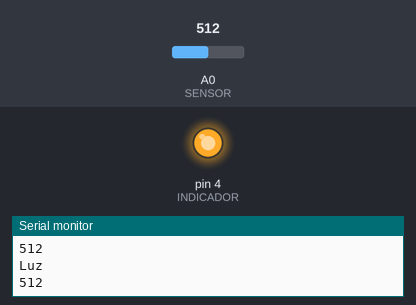
Simulated run of this sketch. Board: Arduino Uno, built with avr-gcc and run on an emulated ATmega328P. On the bench: output pins drawn as LEDs (lit = HIGH), the last lines printed to the serial monitor. Inputs (shaded band) come from the test bench; at power-on: A0 (SENSOR) = 512.

Above: at 1.2 s.
1.3 s: A0 (SENSOR) set to 491
At 2.5 s:
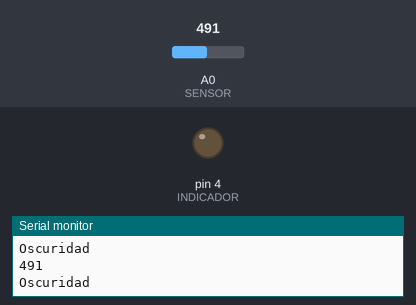
2.8 s: A0 (SENSOR) set to 1023
At 3.5 s:
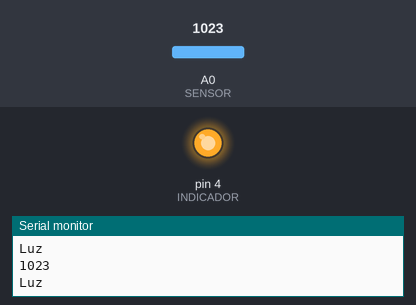
4.3 s: A0 (SENSOR) set to 490
At 4.8 s:
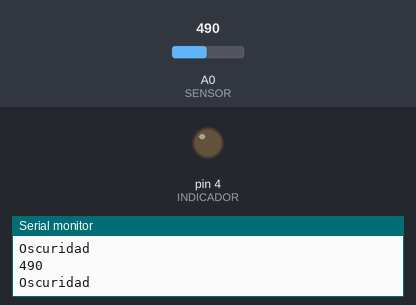
Timing chart, 0 to 7.3 s (numbered marks = the images above; inputs shaded):
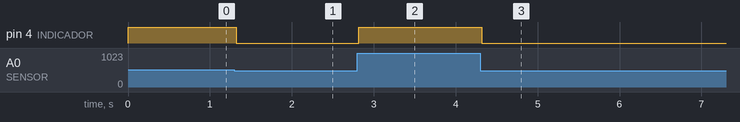

The sketch:

practica1.ino
```cpp
/***************************************************************
**            Benemérita Universidad Autónoma de Puebla       **
**               Automatización y Robótica Otoño 2022         **
**                        Perez Mena Rogelio                  **
**                 Sereno Casas Carlos Emiliano               **
**                   Práctica #1  Sensor fotoresistivo        **
***************************************************************/

int LDR;
int SENSOR = 0;
int INDICADOR = 4;

void setup()
{
  Serial.begin(9600); // Inicia la comunicación serial
  pinMode(INDICADOR,OUTPUT); // LED como salida
  // analógicos no se tienen que definir
}

void loop()
{
 LDR = analogRead(SENSOR); // Lee el valor del sensor
 Serial.println(LDR); // Imprime el valor del sensor
 if(LDR>500) // Si el valor del sensor es mayor a 500
 {
  Serial.println("Luz"); // Imprime en el monitor serial
  digitalWrite(INDICADOR, HIGH); // Enciende el LED
 }
 else // Si el valor del sensor es menor a 500
 {
  Serial.println("Oscuridad"); // Imprime en el monitor serial
  digitalWrite(INDICADOR, LOW); // Apaga el LED
 }
}

// Comentarios:

/*
Este código de Arduino es un programa sencillo que lee el valor de un sensor LDR (sensor de luz), y controla un LED según la intensidad de la luz.

En el código, se definen tres variables: LDR, SENSOR y INDICADOR. La variable SENSOR se establece en 0, lo que significa que el código leerá la entrada de un pin analógico específico. La variable INDICADOR se establece en 4, lo que significa que se controlará el estado de un pin digital específico.

En la función setup(), se establece la velocidad de transmisión serial a 9600 baudios, y se establece el pin INDICADOR como un pin de salida digital.

En la función loop(), el código lee el valor del sensor LDR mediante la función analogRead(SENSOR), y se almacena en la variable LDR. El valor se imprime a través de la función Serial.println(LDR). Luego, se comprueba si el valor de LDR es mayor a 500, y si es así, se establece el pin INDICADOR en un estado alto (encendido) mediante la función digitalWrite(INDICADOR, HIGH). Si el valor es menor o igual a 500, se establece el pin INDICADOR en un estado bajo (apagado) mediante la función digitalWrite(INDICADOR, LOW). Este proceso se repite continuamente en el bucle loop().
*/
```

Measured:
- the behaviour switches between 501 and 500 on A0 (SENSOR) (found by bisection; images 0 and 1)
- after the input at 1.3 s, pin 4 (INDICADOR): HIGH → LOW at once
- after the input at 2.8 s, pin 4 (INDICADOR): LOW → HIGH at once
- after the input at 4.3 s, pin 4 (INDICADOR): HIGH → LOW at once
